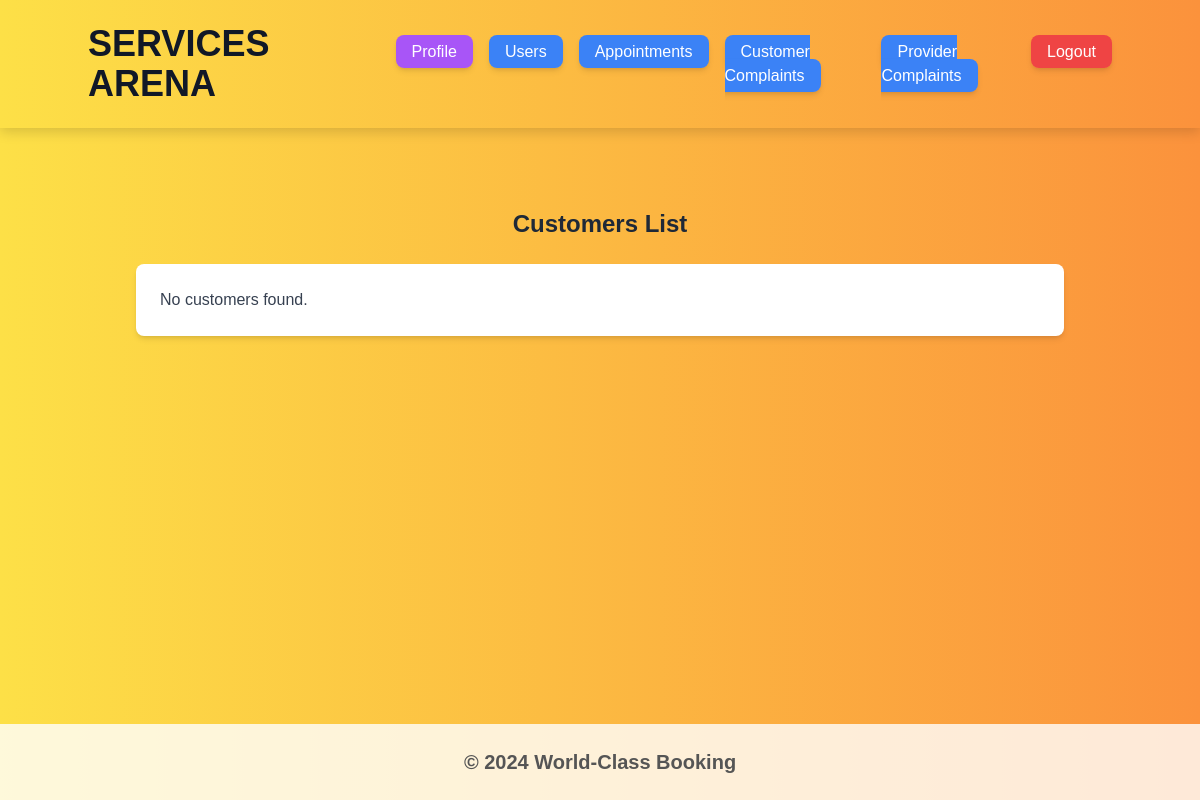
The page /admin/view_customers (signed in) on the database as committed earlier.
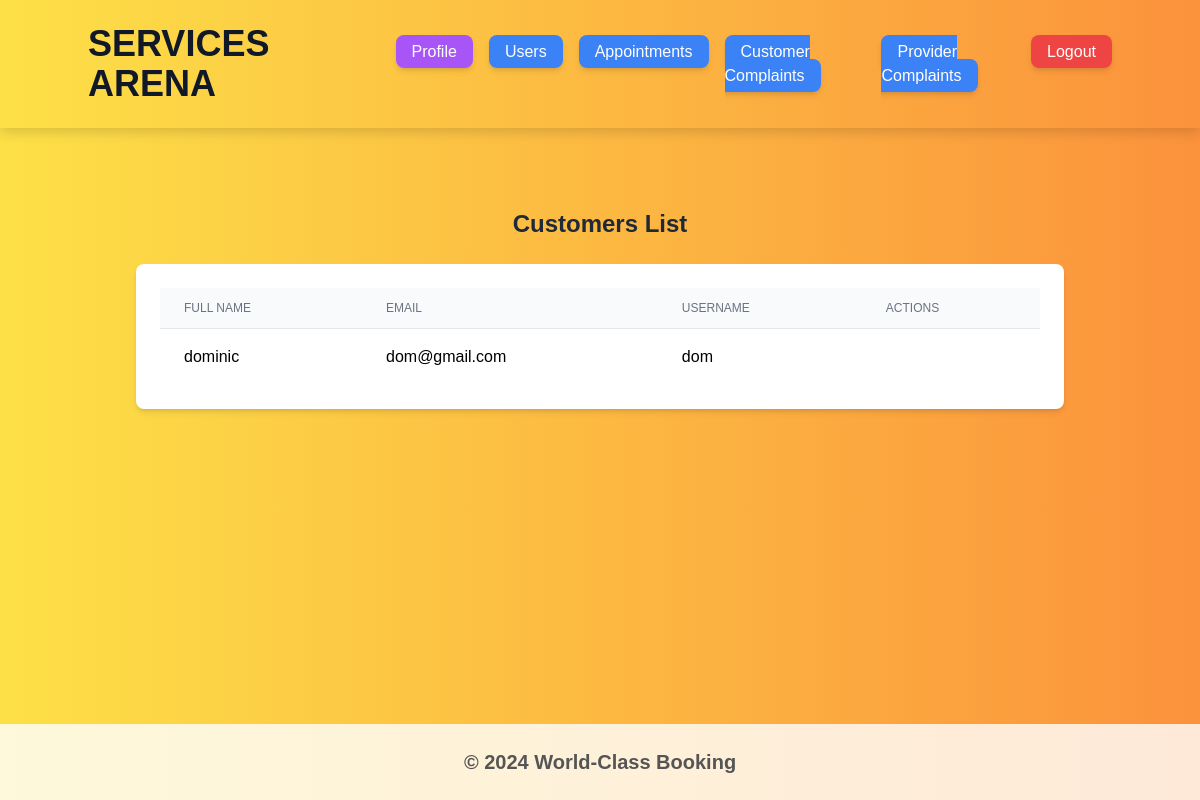
The same page on the database as committed later.
### book/models.py (models this page shows, shortened)
class User(UserMixin, db.Model):
    id = db.Column(db.Integer, primary_key=True)
    full_name = db.Column(db.String(300), nullable=False, unique=True)
    role = db.Column(db.String(20), nullable=False)
    username = db.Column(db.String(150), unique=True, nullable=False)
    email = db.Column(db.String(150), unique=True, nullable=False)
    created_at = db.Column(db.DateTime, nullable=False, default=datetime.utcnow)
    password_hash = db.Column(db.String(200), nullable=False)
    last_login = db.Column(db.DateTime, nullable=True)
    updated_at = db.Column(db.DateTime, onupdate=datetime.utcnow)
    is_active = db.Column(db.Boolean, nullable=False, default=True)

### book/users/routes.py (the view)
@booking_system.route('/admin/view_customers', methods=['GET'])
@login_required
def view_customers():
    if current_user.role != 'admin':
        flash("You do not have permission to access this page.")
        return redirect(url_for('core.index'))
    customers = User.query.filter_by(role='customer').all()
    return render_template('view_customers.html', customers=customers)

### book/models.py (called while the page is built)
@login_manager.user_loader
def load_user(user_id):
    return User.query.get(int(user_id))

### book/templates/view_customers.html
{% extends 'base.html' %}
{% block content %}
<div class="container mx-auto my-8 px-4">
    <h2 class="text-2xl font-bold text-gray-800 mb-6">Customers List</h2>
    <div class="bg-white shadow-md rounded-lg p-6">
        {% if customers %}
            <table class="min-w-full divide-y divide-gray-200">
                <thead class="bg-gray-50">
                    <tr>
                        <th class="px-6 py-3 text-left text-xs font-medium text-gray-500 uppercase">Full Name</th>
                        <th class="px-6 py-3 text-left text-xs font-medium text-gray-500 uppercase">Email</th>
                        <th class="px-6 py-3 text-left text-xs font-medium text-gray-500 uppercase">Username</th>
                        <th class="px-6 py-3 text-left text-xs font-medium text-gray-500 uppercase">Actions</th>
                    </tr>
                </thead>
                <tbody class="bg-white divide-y divide-gray-200">
                    {% for customer in customers %}
                    <tr>
                        <td class="px-6 py-4 whitespace-nowrap">{{ customer.full_name }}</td>
                        <td class="px-6 py-4 whitespace-nowrap">{{ customer.email }}</td>
                        <td class="px-6 py-4 whitespace-nowrap">{{ customer.username }}</td>
                        <td class="px-6 py-4 whitespace-nowrap">
                        </td>
                    </tr>
                    {% endfor %}
                </tbody>
            </table>
        {% else %}
            <p class="text-gray-700">No customers found.</p>
        {% endif %}
    </div>
</div>
{% endblock %}

Rows that differ between the two databases and show on the page:
added User: full_name "dominic", email "dom@gmail.com", username "dom"
Other text that changed with them:
text no longer shown: "No customers found."
text now shown: "FULL NAME EMAIL USERNAME ACTIONS"
